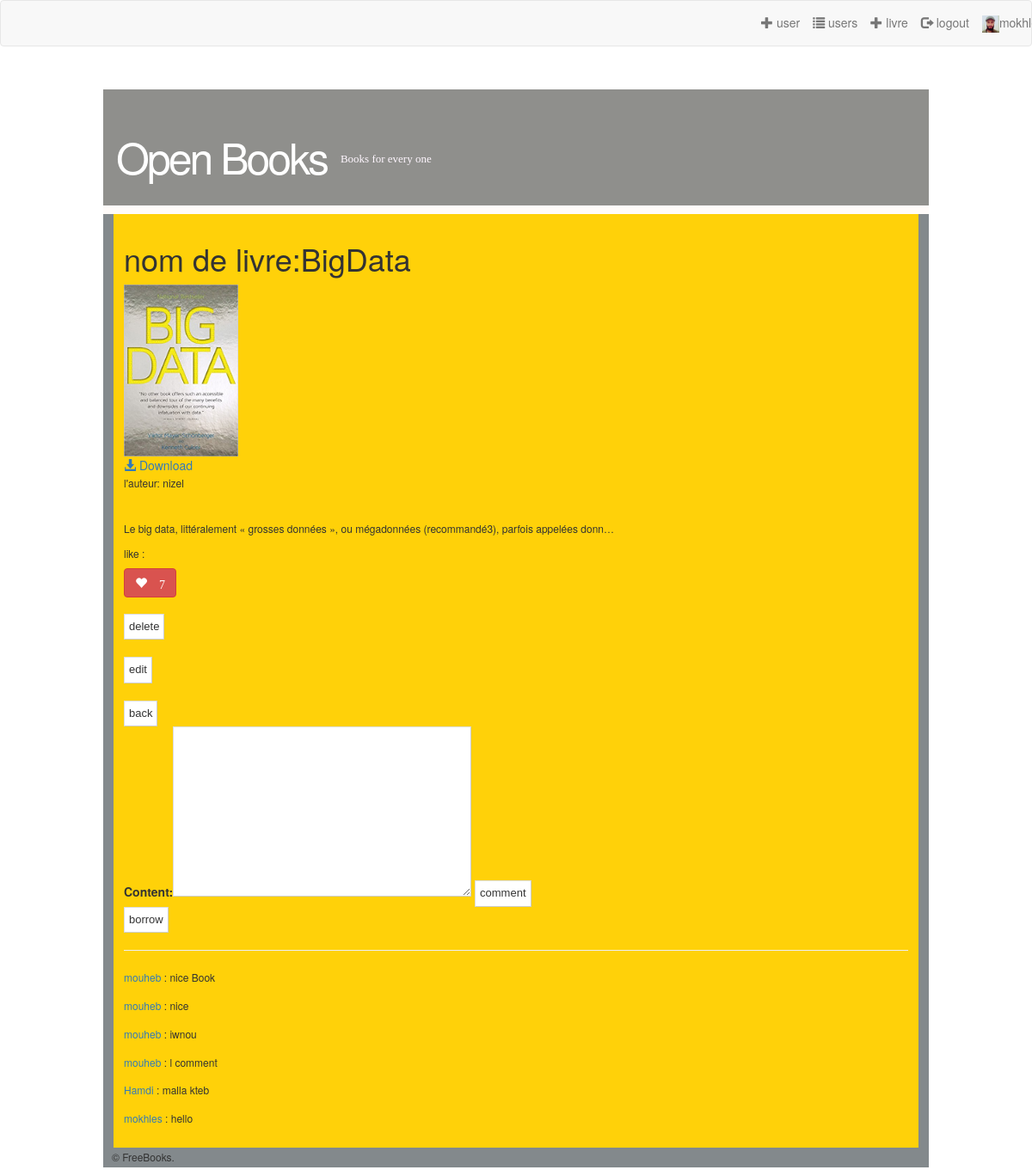
Screenshot of /38/ (signed in) with the database file from the repository.
### MyBook/models.py (models this page shows, shortened)
class Profile(models.Model):
    user = models.OneToOneField(User, on_delete=models.CASCADE)
    location = models.CharField(max_length=30, blank=True)
    image = models.ImageField(upload_to='media',default='media/html.png')

class Book(models.Model):
    user = models.ForeignKey(User, on_delete=models.SET_NULL, null=True, blank=True)
    title = models.CharField(max_length=200)
    author = models.ForeignKey('Author', on_delete=models.SET_NULL, null=True)
    summary = models.TextField(max_length=1000, help_text="Enter a brief description of the book")
    isbn = models.CharField('ISBN', max_length=13,
                            help_text='13 Character <a href="https://www.isbn-international.org/content/what-isbn">ISBN number</a>')
    genre = models.ManyToManyField(Genre, help_text="Select a genre for this book")
    language = models.ForeignKey('Language', on_delete=models.SET_NULL, null=True)
    image=models.ImageField(upload_to='media',default='media/html.png')
    file=models.FileField(upload_to='media/files',default='media/files')
    likes = models.IntegerField(default=0)
    created_at = models.DateTimeField(auto_now_add=True)
    updated_at = models.DateTimeField(auto_now=True)
    copies = models.IntegerField(default=1)

class Author(models.Model):
    first_name = models.CharField(max_length=100,choices=TITLE_CHOICES)
    last_name = models.CharField(max_length=100)
    date_of_birth = models.DateField(null=True, blank=True)
    date_of_death = models.DateField('died', null=True, blank=True)
    class Meta:
        get_latest_by = "date_of_birth "

class Comment(models.Model):
    content = models.TextField()
    book = models.ForeignKey(Book, on_delete=models.CASCADE)
    created_at = models.DateTimeField(auto_now_add=True)
    comment_author = models.ForeignKey(User, on_delete=models.CASCADE)

### MyBook/views.py (the view)
# urls.py: url(r'^([0-9]+)/$',views.details,name='details'),
def details(request,b_id):
    book=Book.objects.get(id =b_id)
    group = Group.objects.get(name='lib')
    bookform = BookUpdateForm(request.POST or None)
    comments = Comment.objects.filter(book=book)
    commentform = CommentForm()
    if request.method == 'POST':
        if bookform.is_valid():
            book = bookform
            book.save()
            return redirect(reverse('details', kwargs={'id': id}))
    try:
        borrowed_book = BorrowedBook.objects.get(book=book, borrower=request.user)
    except:
        borrowed_book = None
    if request.method == 'POST':
        book_borrow(request.user, book)
        return redirect('/index')
    context={'book':book, 'group': group, 'borrowed_book': borrowed_book,'commentform': commentform,  'comments': comments,'bookform': bookform}
    return render(request, 'details.html', context)

### MyBook/forms.py
class CommentForm(forms.ModelForm):
    class Meta:
        model = Comment
        fields = ['content']

class BookUpdateForm(forms.ModelForm):
    class Meta:
        model = Book
        fields = '__all__'

### MyBook/templates/details.html (shortened to what this page needs)
{% extends 'base.html' %}
{% load staticfiles%}
{% block content %}
<h1>nom de livre:{{ book.title }}</h1>
        <img src="{{ book.image.url }}" height="200" alt="image"/><br>
        <a href="{{ book.file.url }}">
          <span class="glyphicon glyphicon-download-alt"></span> Download
        </a>
         <p> l'auteur: {{ book.author.first_name }}</p><br>
        <p style="text-align:justify;">{{book.summary|truncatechars:100}}</p>
    <h6>like :</h6>
    <button id ="likes" data-id="{{book.id}}"
class="btn btn-mini btn-danger glyphicon glyphicon-heart"
type="button">
{% if book.likes > 0 %} {{ book.likes }} {% endif %}
        </button>
    <br><br>
         <form action="{%  url 'delete' book.id %}"><input type="submit" name="delete" value ="delete"></form>
<br>
        <form action="{% url 'update' book.id %}"> <input type="submit" name="edit" value="edit"></form>
    <br>
    <form action="{% url 'back' %}"> <input type="submit" name="back" value="back"></form>
    {% if user.is_authenticated %}
    <form action="{% url 'book_comment' book.pk %}" method="post">
        {{commentform}}
        <input type="submit" value="comment">
    </form>
            {% if borrowed_book %}
    <form action="{% url 'book_return' book.pk %}" method="post">
        {% csrf_token %}
        <input type="submit" value="return">
    </form>
    {% else %}
    <form action="{% url 'book_borrow' book.pk %}" method="post">
        <input type="submit" value="borrow">
    </form>
    {% endif %}
        {% endif %}
<hr>
{% for comment in comments %}
    <p><a href="{% url 'profile' comment.comment_author.username %}">{{comment.comment_author}}</a> : {{comment.content}}</p>
{% endfor %}
{% endblock %}

### MyBook/templates/base.html (shortened to what this page needs)
{% load staticfiles %}
<!DOCTYPE html >
<html >
<head>
<link rel="stylesheet" href="{% static 'css/styles.css' %}" type="text/css" />
   <link rel="stylesheet" href="https://maxcdn.bootstrapcdn.com/bootstrap/3.3.6/css/bootstrap.min.css">
</head>
<body>
{% if user.is_authenticated %}
<nav class="navbar navbar-default  text-center">
<a class="navbar-text navbar-right"
href="{% url 'profile' user.username %}"><img src="{{ user.profile.image.url }}" height="20" alt=" notfound">{{ user.username }}</a>
   <a class="navbar-text navbar-right nav-divider" href="{% url 'logout' %}"><span class="glyphicon glyphicon-log-out"></span> logout</a>
    <a class="navbar-text navbar-right nav-divider" href="{%  url 'ajouter' %}"><span class="glyphicon glyphicon-plus"></span> livre </a>
     <a  class="navbar-text navbar-right nav-divider"
        href="{%  url 'user_list' %}"><span class="glyphicon glyphicon-list"></span> users</a>
     <a  class="navbar-text navbar-right nav-divider"
        href="{%  url 'user_add' %}"><span class="glyphicon glyphicon-plus"></span> user</a>
{% endif %}
</nav>
<div id="container">
	<div id="header">
    	<h1><a href="/index">Open Books</a></h1>
        <h2>Books for every one </h2>
    </div>
    <div id="body">
{% block content %}{% endblock  %}
    </div>
    <div class="footer-width footer-bottom">
        <p>&copy; FreeBooks.</p>
     </div>
</div>
</body>
</html>

### MyBook/static/css/styles.css (style rules this page uses)
body { background: #8f8f8c; margin:0; padding:0; font-family: Verdana, Geneva, sans-serif; font-size: 13px; color: #666; }
* { margin:0; padding:0; }
p { line-height: 1.9em; margin-bottom: 20px; font-size: 12px; }
a { color: #D1700E; }
form input, form select, form textarea { padding: 5px; color: #333333; border: 1px solid #ddd; border-right:1px solid #ccc; border-bottom:1px solid #ccc; background-color:#fff; font-family: Arial, Helvetica, sans-serif; font-size: 13px; }
h1 { color: #000; font-size: 35px; font-family: Arial, Helvetica, sans-serif; }
h2 { color: #000; font-family: 'Lucida Grande','Lucida Sans Unicode',Geneva,Verdana,Sans-Serif; font-size: 22px; letter-spacing: 0px; font-weight: normal; padding: 0 0 5px; margin: 0; }
#container { width: 960px; margin: 50px auto 0; padding: 0; background-color: #83898c; }
#header { padding: 30px 15px; background-color: #8f8f8c; margin: 0 auto; border-bottom: 10px solid #fffbf9; }
#header h1 a { color: #fff; font-size: 50px; font-weight: normal; text-decoration: none; letter-spacing: -3px; float: left; }
#header h2 { color: #fff7ff; float: left; font-family: Georgia, "Times New Roman", Times, serif; font-size: 13px; margin-left: 12px; margin-top: 24px; padding-left: 4px; letter-spacing: 0; }
#body { background: none; margin:0 auto; padding: 12px; width: 936px; background-color: #ffd109; }
.footer-width { width: 940px; margin: 0 auto; }

### rows the page displays
Book: title "BigData", image (picture), author.first_name "nizel", summary "Le big data, littéralement « grosses données », ou mégadonnées (recommandé3), parfois appelées donn…", likes "7"
Comment: comment_author "mouheb", content "nice Book"
Comment: comment_author "mouheb", content "nice"
Comment: comment_author "mouheb", content "iwnou"
Comment: comment_author "mouheb", content "l comment"
Comment: comment_author "Hamdi", content "malla kteb"
Comment: comment_author "mokhles", content "hello"
